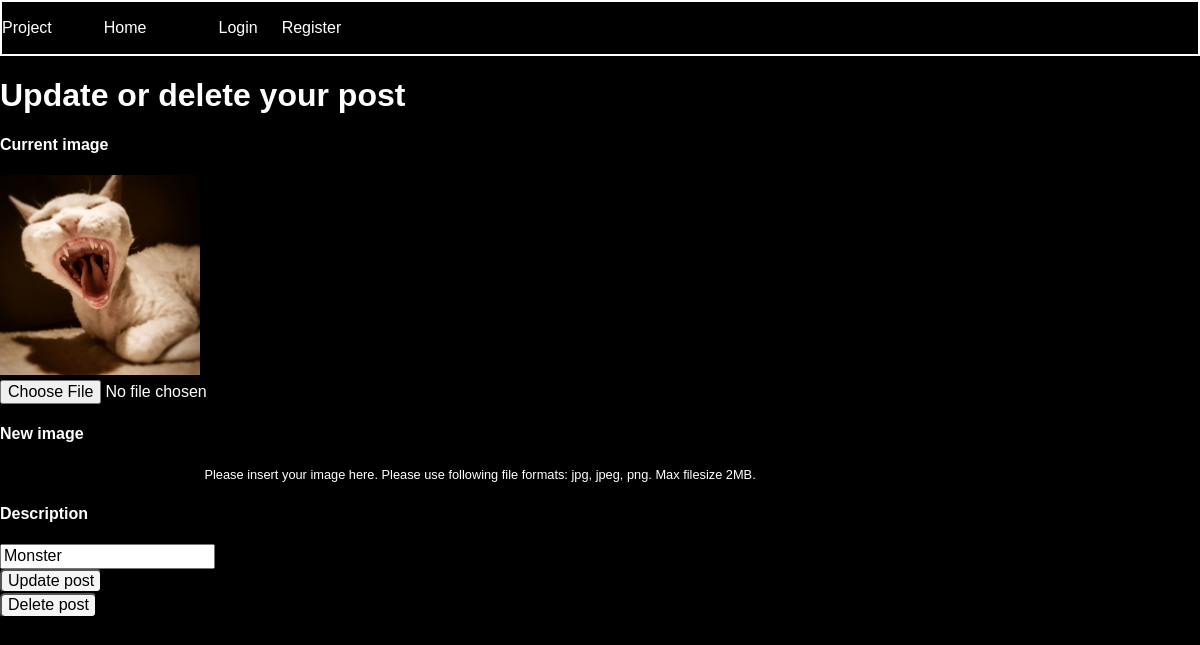
Before: /update-post-page.php?postId=42 with the older database file.
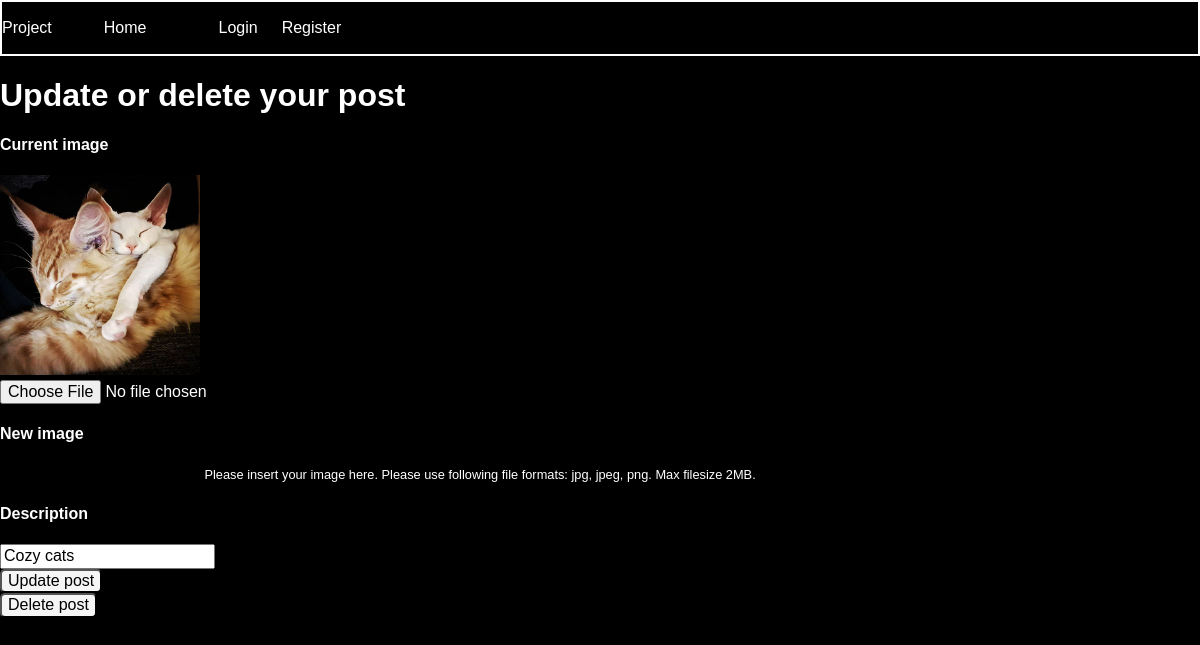
After: the same page with the newer database file.
### tables this page shows
CREATE TABLE "posts" (
	`post_id`	INTEGER PRIMARY KEY AUTOINCREMENT,
	`description`	TEXT,
	`image_url`	TEXT,
	`user_id`	INTEGER,
	`date`	INTEGER
);

### app/database/database-functions.php (called while the page is built, shortened)
<?php
function connectToDB(){
    $config = require dirname(__DIR__).'/config.php';
    $pdo = new PDO($config['database_path']);
    return $pdo;
}
function getThisPost($postId){
    $pdo = connectToDB();
    $thisPostStatement = $pdo->prepare('SELECT * FROM posts WHERE post_id = :post_id');
    $thisPostStatement->bindParam(':post_id', $postId, PDO::PARAM_INT);
    $thisPostStatement->execute();
    $thisPost = $thisPostStatement->fetch(PDO::FETCH_ASSOC);
    return $thisPost;
}

### update-post-page.php (the view, shortened to what this page needs)
<?php require __DIR__.'/views/header.php';
$postId = $_GET['postId'];
$post = getThisPost($postId);
?>
<article>
    <h1>Update or delete your post</h1>
    <form action="app/posts/update.php" method="post" enctype="multipart/form-data">
        <h4>Current image</h4>
        <img src="<?= $post['image_url']?>" alt="">
        <div class=" form-group" class="image-wrapper">
            <input type="file" name="new-image" accept=".jpg, .jpeg, .png" onchange="preview_image(event)">
            <h4>New image</h4>
            <small>Please insert your image here. Please use following file formats: jpg,
                jpeg, png. Max filesize 2MB.</small>
        </div>
        <div class="form-group">
            <h4>Description</h4>
            <input type="text" name="description" value="<?= $post['description']; ?>">
        </div>
        <button type="submit">Update post</button>
    </form>
    <form action="app/posts/delete.php" method="post">
        <button>Delete post</button>
    </form>
</article>
<?php require __DIR__.'/views/footer.php'; ?>

Changed rows visible on the page:
changed posts: image_url: a different picture; description "Monster" → "Cozy cats"
